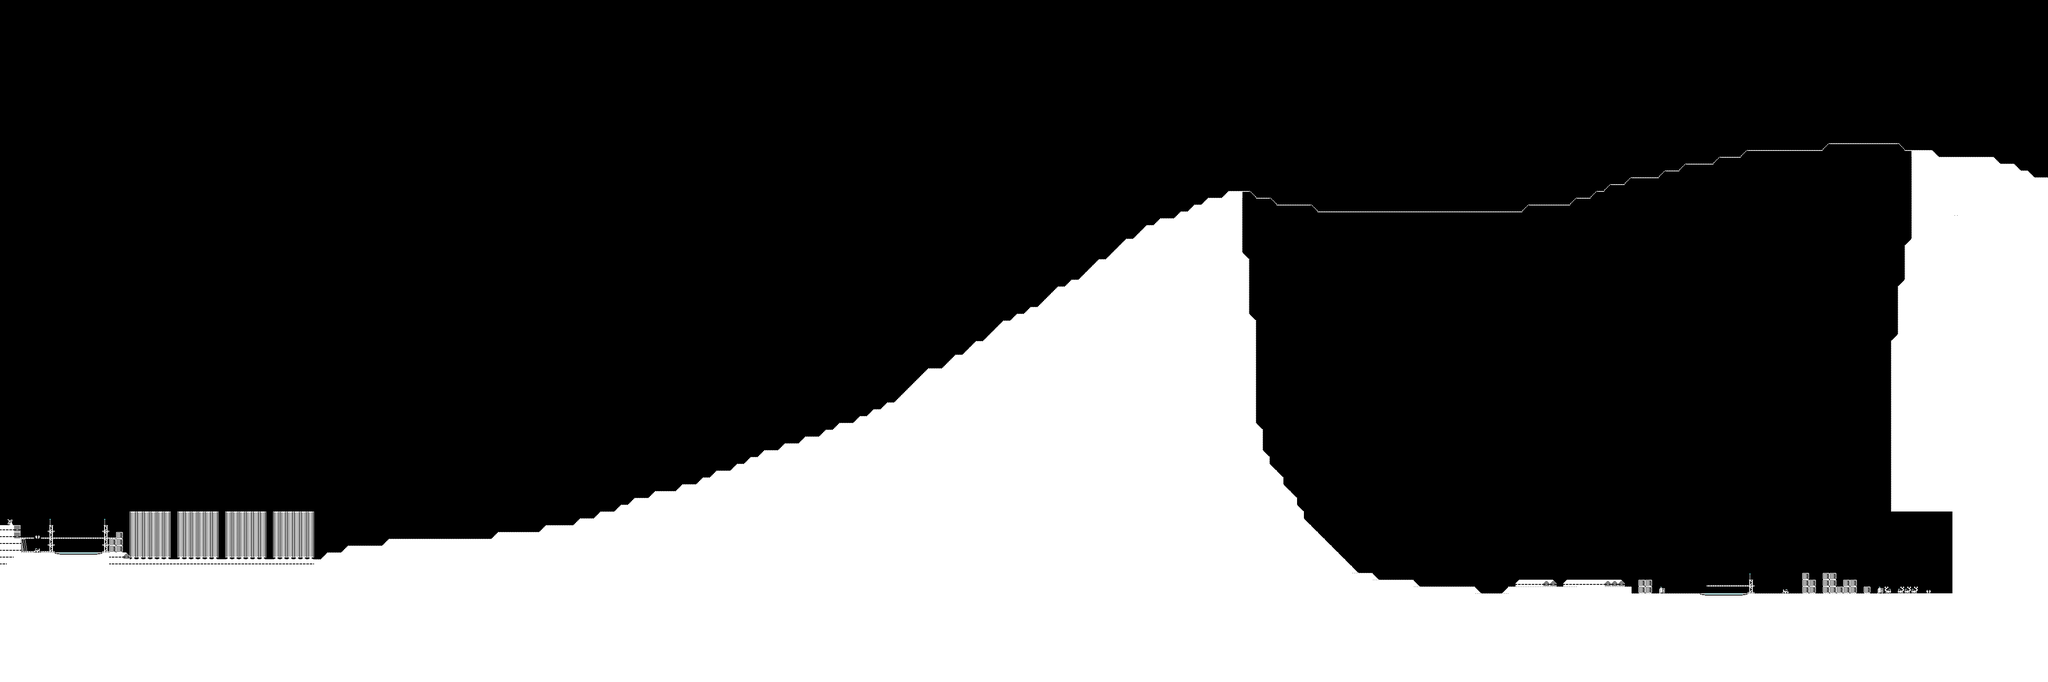

A level layout from a 2D game, rendered from its tile map. Below: a short description, then the map file with tile-grid data replaced by summaries:
An orthogonal 300x100 tile map with 16x16 px tiles, 3 tile layers (background, collision, foreground).

<map version="1.4" tiledversion="1.4.2" orientation="orthogonal" renderorder="right-down" width="300" height="100" tilewidth="16" tileheight="16" infinite="0" nextlayerid="4" nextobjectid="1">
 <editorsettings>
  <export target="refinery-mine.json" format="json" />
 </editorsettings>
 <tileset firstgid="1" name="tileset_extruded" tilewidth="16" tileheight="16" spacing="2" margin="1" tilecount="100" columns="10">
  <image source="tileset_extruded.png" width="180" height="180" />
 </tileset>
 <layer id="3" name="background" width="300" height="100">
  <data>[30000 cells, 5736 non-empty, 4 distinct tile ids]</data>
 </layer>
 <layer id="1" name="collision" width="300" height="100">
  <data>[30000 cells, 9498 non-empty, 19 distinct tile ids]</data>
 </layer>
 <layer id="2" name="foreground" width="300" height="100">
  <data>[30000 cells, 48 non-empty, 9 distinct tile ids]</data>
 </layer>
</map>
